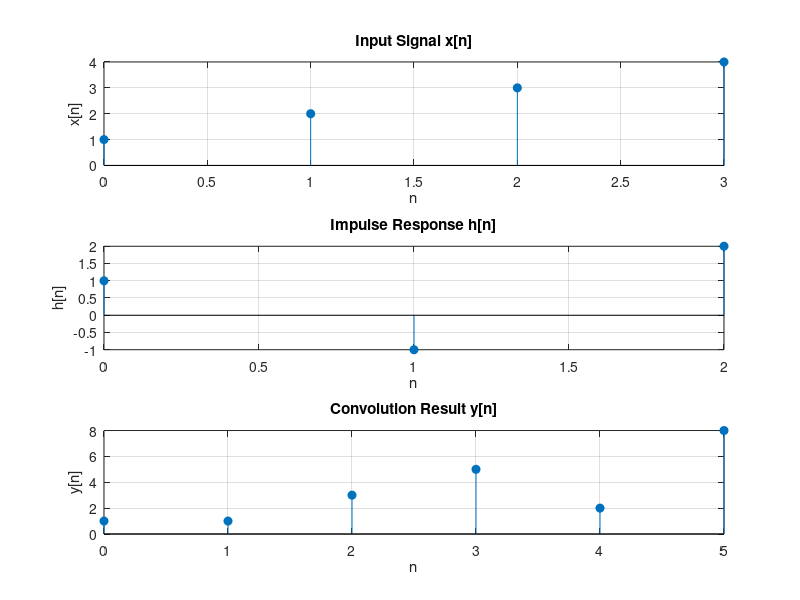

The MATLAB script that drew this image:
% MATLAB Code to Compute Convolution Sum

% Define the two discrete signals
x = [1, 2, 3, 4]; % Example input signal x[n]
h = [1, -1, 2];   % Example impulse response h[n]

% Compute the convolution sum using MATLAB's built-in conv() function
y = conv(x, h);

% Display the results
disp('Input signal x[n]:');
disp(x);
disp('Impulse response h[n]:');
disp(h);
disp('Convolution result y[n]:');
disp(y);

% Plot the signals
figure;

% Plot x[n]
subplot(3, 1, 1);
stem(0:length(x)-1, x, 'filled');
title('Input Signal x[n]');
xlabel('n');
ylabel('x[n]');
grid on;

% Plot h[n]
subplot(3, 1, 2);
stem(0:length(h)-1, h, 'filled');
title('Impulse Response h[n]');
xlabel('n');
ylabel('h[n]');
grid on;

% Plot y[n]
subplot(3, 1, 3);
stem(0:length(y)-1, y, 'filled');
title('Convolution Result y[n]');
xlabel('n');
ylabel('y[n]');
grid on;



% Convolution Sum হলো দুটি discrete signal কে combine করে তৃতীয় একটি output signal তৈরির প্রক্রিয়া — যেটি সাধারণত LTI (Linear Time Invariant) system-এর response বের করতে ব্যবহার করা হয়।
% h[n] => Impulse Response
% Term Meaning
% Impulse	====> একদম ছোট, দ্রুত, single spike input
% Impulse Response (h[n]) ====>	System কিভাবে react করে তার full signature
% Why important? ====> h[n] জানলেই system-এর সব output calculate করা যায়
